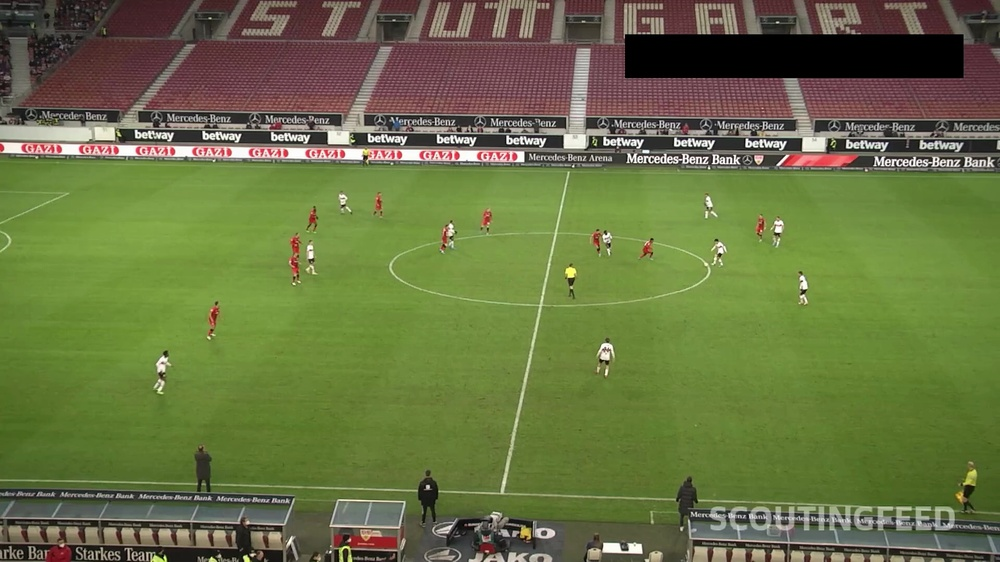
#> input picture .specweave/test-runs/ml-pipeline-real/2025-10-31T19-00-39-409Z/frames/frame_000.jpg, 1000 x 562 px, shrunk from 1920 x 1080 before the run, found by its file name; its folder holds 4 pictures in this run
$ python visualize_detections.py
#> lines starting #> are read from the running program, lines starting #| are printed output that depends on the picture; after the words box and inside, x2 and y2 are one past the last pixel; in counts of white or black regions, pixels touching at a corner belong together

import cv2
import json
import os

frames_dir = "/Users/antonabyzov/Projects/github/specweave/.specweave/test-runs/ml-pipeline-real/2025-10-31T19-00-39-409Z/frames"
output_dir = "/Users/antonabyzov/Projects/github/specweave/.specweave/test-runs/ml-pipeline-real/2025-10-31T19-00-39-409Z/detections_visualized"
detections_file = os.path.join(output_dir, 'detections.json')

# Load detections
with open(detections_file, 'r') as f:
#> (reads .specweave/test-runs/ml-pipeline-real/2025-10-31T19-00-39-409Z/detections_visualized/detections.json from the repository)
    detections_data = json.load(f)

for frame_data in detections_data:
    frame_name = frame_data['frame']
    frame_path = os.path.join(frames_dir, frame_name)
    frame = cv2.imread(frame_path)
#> frame is the input picture: shape (562, 1000, 3); mean B, G, R 66.5, 114.6, 104.3

    # Draw bounding boxes for players
    for player in frame_data['players']:
        bbox = player['bbox']
        conf = player['confidence']
        x1, y1, x2, y2 = map(int, bbox)

        # Green box for players
        cv2.rectangle(frame, (x1, y1), (x2, y2), (0, 255, 0), 2)

        # Confidence label
        label = f'Player {conf:.2f}'
        cv2.putText(frame, label, (x1, y1 - 10),
                    cv2.FONT_HERSHEY_SIMPLEX, 0.5, (0, 255, 0), 2)
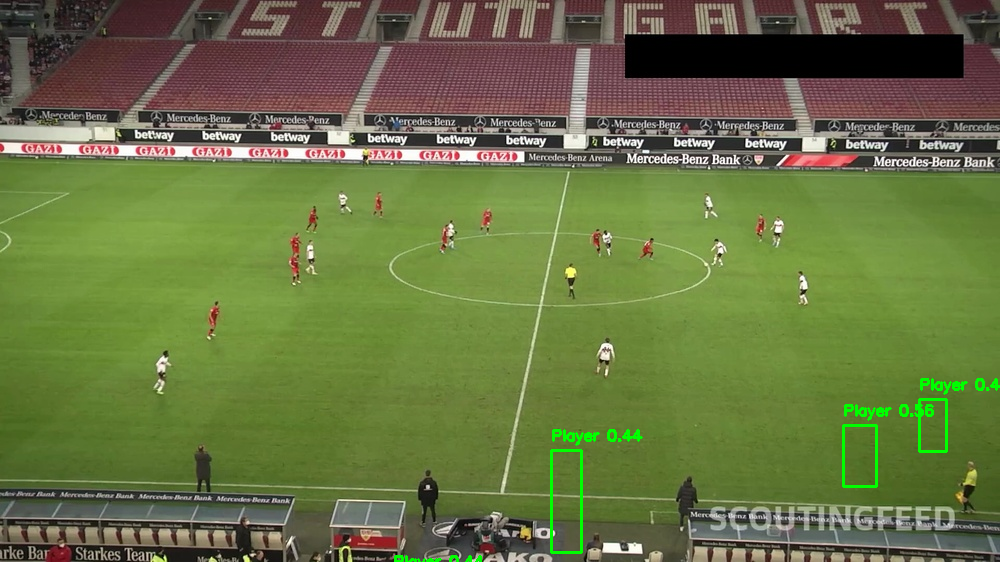
#> frame: shape (562, 1000, 3); 0.67% of pixels changed, all inside (x1, y1, x2, y2) = (394, 378, 1000, 562)

    # Draw bounding boxes for ball (if detected)
    for ball in frame_data['ball']:
        bbox = ball['bbox']
        conf = ball['confidence']
        x1, y1, x2, y2 = map(int, bbox)

        # Red box for ball
        cv2.rectangle(frame, (x1, y1), (x2, y2), (0, 0, 255), 2)

        label = f'Ball {conf:.2f}'
        cv2.putText(frame, label, (x1, y1 - 10),
                    cv2.FONT_HERSHEY_SIMPLEX, 0.5, (0, 0, 255), 2)

    # Save visualized frame
    output_path = os.path.join(output_dir, frame_name)
    cv2.imwrite(output_path, frame)
#> pass 2 of the loop `for frame_data in detections_data:`:
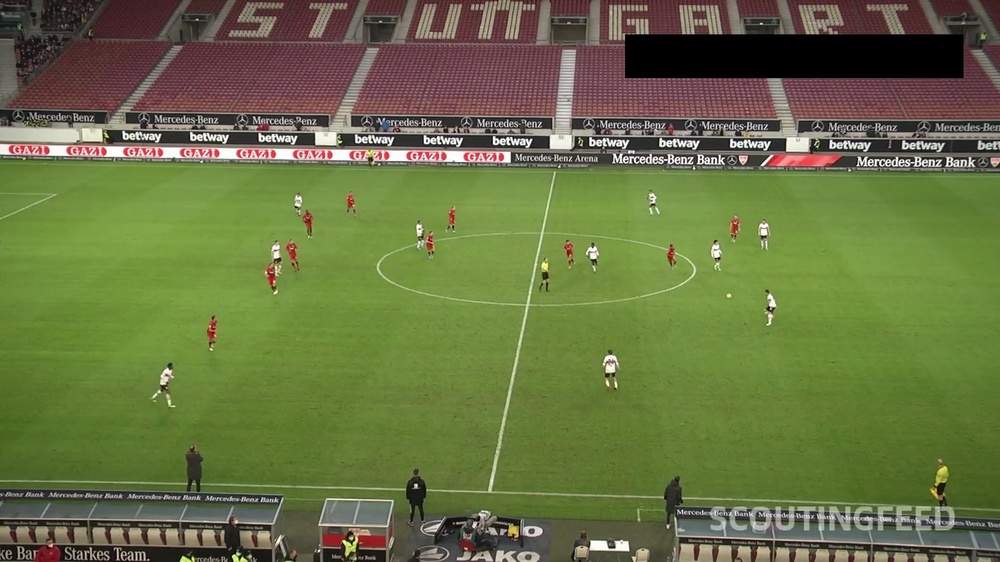
#> input picture .specweave/test-runs/ml-pipeline-real/2025-10-31T19-00-39-409Z/frames/frame_001.jpg, 1000 x 562 px, shrunk from 1920 x 1080 before the run, found by its file name
#> frame is the input picture: shape (562, 1000, 3); mean B, G, R 66.6, 114.1, 104.3
#> the loop `for player in frame_data['players']:` made 18 passes
#> (x1, y1, x2, y2) on passes 1 to 8: (779, 898, 821, 1011), (1362, 456, 1389, 521), (354, 853, 391, 950), (1158, 675, 1188, 753), (549, 459, 577, 522), (1467, 553, 1493, 628), (1126, 466, 1150, 517), (1080, 460, 1103, 519)
#> after the loop `for player in frame_data['players']:`:
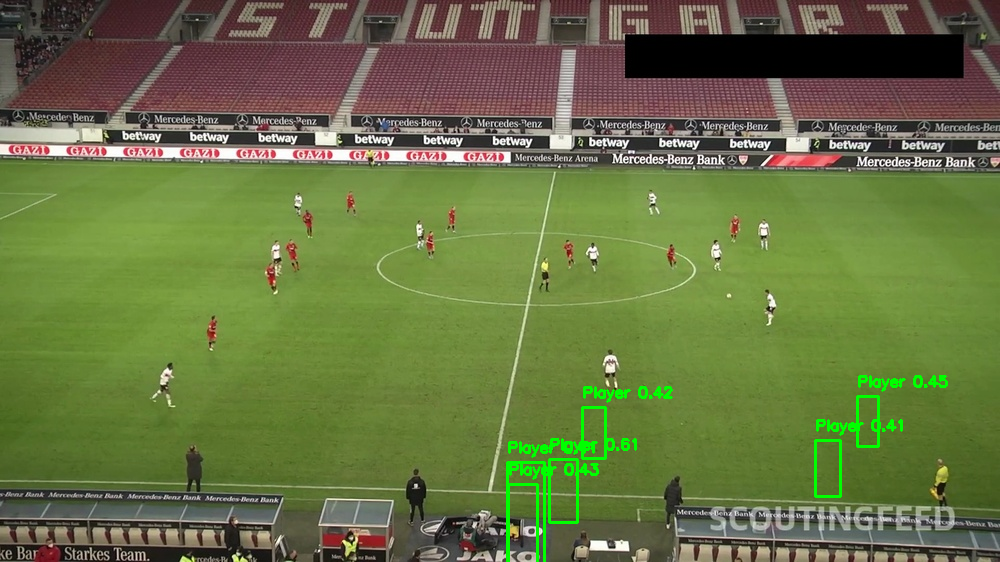
#> frame: shape (562, 1000, 3); 1.09% of pixels changed, all inside (x1, y1, x2, y2) = (506, 375, 948, 562)
#> pass 3 of the loop `for frame_data in detections_data:`:
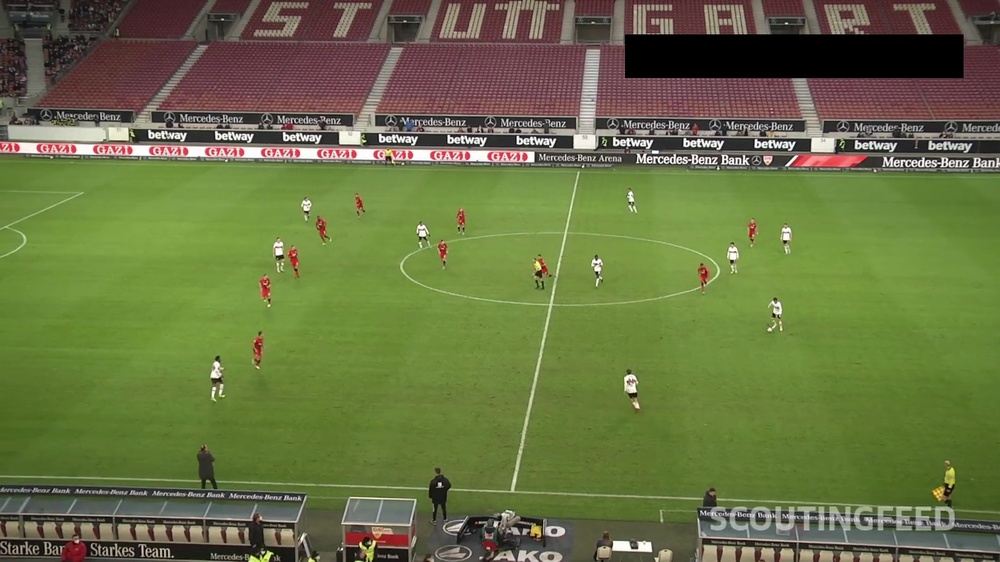
#> input picture .specweave/test-runs/ml-pipeline-real/2025-10-31T19-00-39-409Z/frames/frame_002.jpg, 1000 x 562 px, shrunk from 1920 x 1080 before the run, found by its file name
#> frame is the input picture: shape (562, 1000, 3); mean B, G, R 66.8, 114, 104.4
#> the loop `for player in frame_data['players']:` made 17 passes
#> (x1, y1, x2, y2) on passes 1 to 8: (402, 682, 432, 770), (822, 896, 866, 1006), (1134, 487, 1159, 552), (1472, 568, 1507, 643), (376, 852, 417, 947), (1396, 465, 1422, 525), (1196, 709, 1231, 795), (1022, 488, 1053, 556)
#> after the loop `for player in frame_data['players']:`:
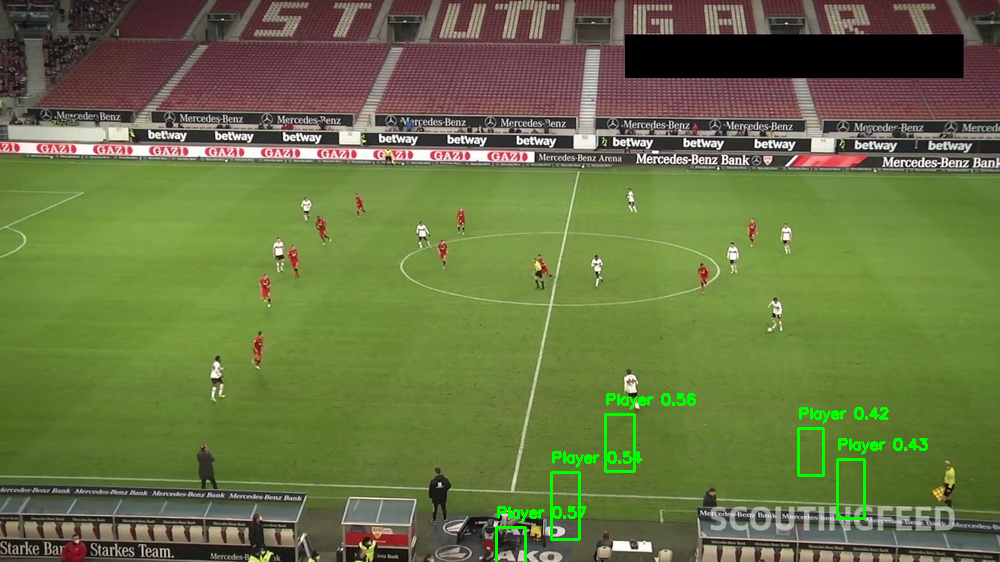
#> frame: shape (562, 1000, 3); 0.93% of pixels changed, all inside (x1, y1, x2, y2) = (495, 393, 928, 562)
#> the loop made 30 passes; the first 3 are shown

print(f"✅ Visualized {len(detections_data)} frames")
print(f"   Saved to: {output_dir}")
